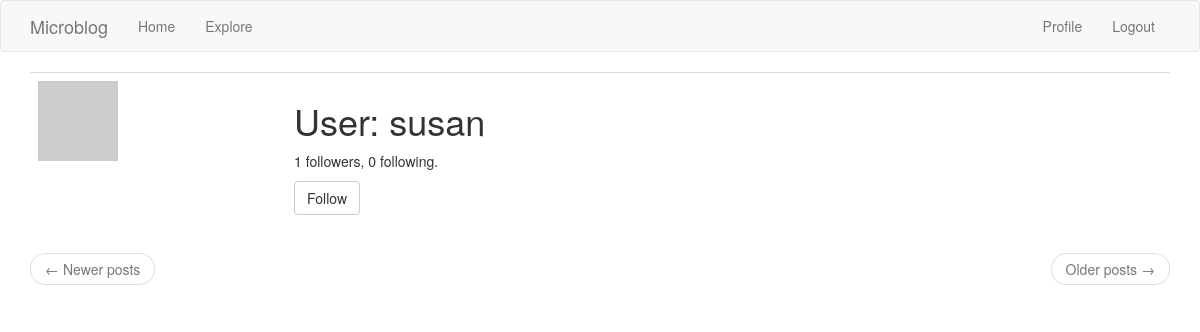
/user/susan (signed in), run on an earlier commit of the app's database.
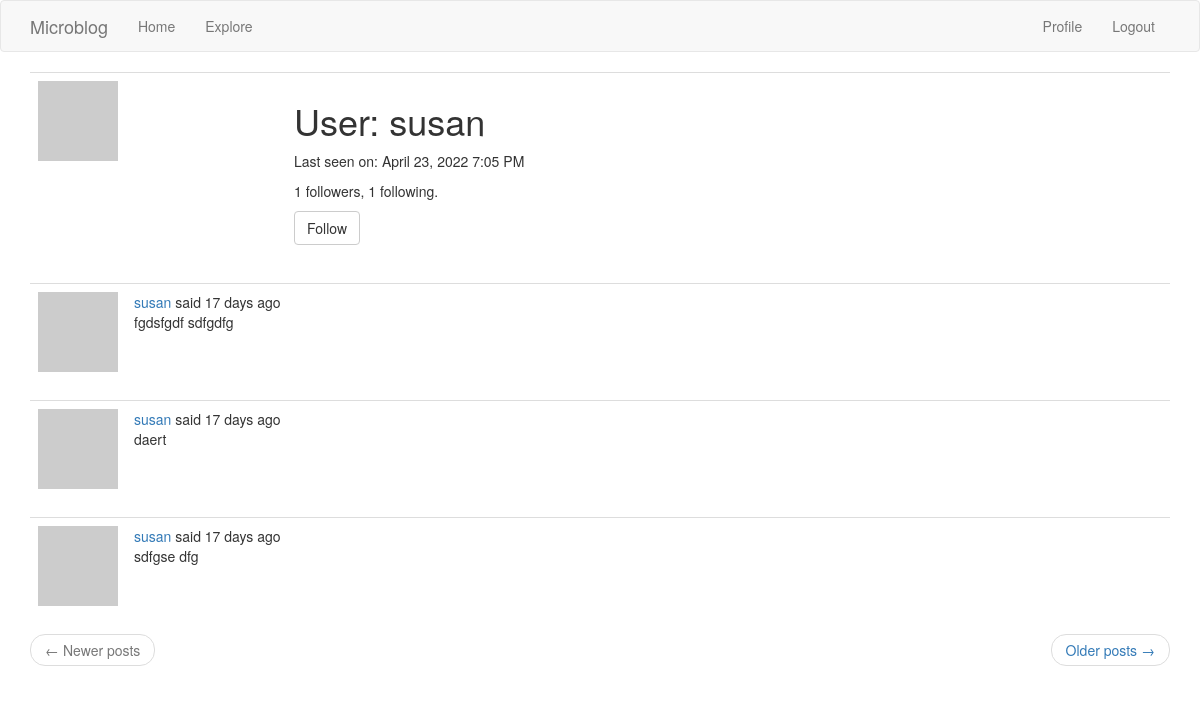
And on a later commit of the database.
### app/models.py (models this page shows, shortened)
class User(UserMixin, db.Model):
    id = db.Column(db.Integer, primary_key=True)
    username = db.Column(db.String(64), index=True, unique=True)
    email = db.Column(db.String(120), index=True, unique=True)
    password_hash = db.Column(db.String(128))
    posts = db.relationship('Post', backref='author', lazy='dynamic')
    about_me = db.Column(db.String(140))
    last_seen = db.Column(db.DateTime, default=datetime.utcnow)
    followed = db.relationship(
        'User', secondary=followers,
        primaryjoin=(followers.c.follower_id == id),
        secondaryjoin=(followers.c.followed_id == id),
        backref=db.backref('followers', lazy='dynamic'), lazy='dynamic')
    def avatar(self, size):
        digest = md5(self.email.lower().encode('utf-8')).hexdigest()
        return f'https://www.gravatar.com/avatar/{digest}?d=identicon&s={size}'
    def is_following(self, user):
        return self.followed.filter(followers.c.followed_id == user.id).count() > 0

class Post(db.Model):
    id = db.Column(db.Integer, primary_key=True)
    body = db.Column(db.String(140))
    timestamp = db.Column(db.DateTime, index=True, default=datetime.utcnow)
    user_id = db.Column(db.Integer, db.ForeignKey('user.id'))
    language = db.Column(db.String(5))

### app/routes.py (the view)
@app.route('/user/<username>')
@login_required
def user(username):
    _user = User.query.filter_by(username=username).first_or_404()
    page = request.args.get('page', 1, type=int)
    posts = _user.posts.order_by(Post.timestamp.desc()).paginate(page, app.config['POSTS_PER_PAGE'], False)
    next_url = url_for('user', username=_user.username, page=posts.next_num) if posts.has_next else None
    prev_url = url_for('user', username=_user.username, page=posts.prev_num) if posts.has_prev else None
    form = EmptyForm()
    return render_template('user.html', user=_user, posts=posts.items, next_url=next_url, prev_url=prev_url, form=form)

### app/forms.py
class EmptyForm(FlaskForm):
    submit = SubmitField('Submit')

### app/models.py (called while the page is built)
@login.user_loader
def load_user(_id):
    return User.query.get(int(_id))

### app/routes.py (called while the page is built)
@app.before_request
def before_request():
    if current_user.is_authenticated:
        current_user.last_seen = datetime.utcnow()
        db.session.commit()
    g.locale = str(get_locale())

### app/templates/user.html (shortened to what this page needs)
{% extends "base.html" %}
{% block app_content %}
    <table class="table table-hover">
        <tr>
            <td width="256px"><img src="{{ user.avatar(256) }}"></td>
            <td>
                <h1>User: {{ user.username }}</h1>
                {% if user.last_seen %}<p>Last seen on: {{ moment(user.last_seen).format('LLL') }}</p>{% endif %}
                <p>{{ user.followers.count() }} followers, {{ user.followed.count() }} following.</p>
                {% if user == current_user %}
                    <p><a href="{{ url_for('edit_profile') }}">Edit your profile</a></p>
                {% elif not current_user.is_following(user) %}
                    <p>
                    <form action="{{ url_for('follow', username=user.username) }}" method="post">
                        {{ form.submit(value='Follow', class_='btn btn-default') }}
                    </form>
                    </p>
                {% endif %}
            </td>
        </tr>
    </table>
    {% for post in posts %}
        {% include "_post.html" %}
    {% endfor %}
    <nav aria-label="...">
        <ul class="pager">
            <li class="previous{% if not prev_url %} disabled{% endif %}">
                <a href="{{ prev_url or '#' }}">
                    <span aria-hidden="true">&larr;</span> Newer posts
                </a>
            </li>
            <li class="next{% if not next_url %} disabled{% endif %}">
                <a href="{{ next_url or '#' }}">
                    Older posts <span aria-hidden="true">&rarr;</span>
                </a>
            </li>
        </ul>
    </nav>
{% endblock %}

### app/templates/base.html (shortened to what this page needs)
{% extends 'bootstrap/base.html' %}
{% block navbar %}
    <nav class="navbar navbar-default">
        <div class="container">
            <div class="navbar-header">
                <a class="navbar-brand" href="{{ url_for('index') }}">Microblog</a>
            </div>
            <div class="collapse navbar-collapse" id="bs-example-navbar-collapse-1">
                <ul class="nav navbar-nav">
                    <li><a href="{{ url_for('index') }}">Home</a></li>
                    <li><a href="{{ url_for('explore') }}">Explore</a></li>
                </ul>
                <ul class="nav navbar-nav navbar-right">
                    {% if current_user.is_anonymous %}
                        <li><a href="{{ url_for('login') }}">Login</a></li>
                    {% else %}
                        <li><a href="{{ url_for('user', username=current_user.username) }}">Profile</a></li>
                        <li><a href="{{ url_for('logout') }}">Logout</a></li>
                    {% endif %}
                </ul>
            </div>
        </div>
    </nav>
{% endblock %}
{% block content %}
    <div class="container">
        {% block app_content %}{% endblock %}
    </div>
{% endblock %}

### app/templates/_post.html (shortened to what this page needs)
<table class="table table-hover">
    <tr>
        <td width="70px">
            <a href="{{ url_for('user', username=post.author.username) }}">
                <img src="{{ post.author.avatar(70) }}"/>
            </a>
        </td>
        <td>
            {{ _('%(username)s said %(when)s', username=user_link, when=moment(post.timestamp).fromNow()) }}
            <br>
            <span id="post{{ post.id }}">{{ post.body }}</span>
        </td>
    </tr>
</table>

What changed in the data, as far as the page shows it:
changed User "susan": last_seen (not shown) → "April 23, 2022 7:05 PM"
added Post: body "fgdsfgdf sdfgdfg"
added Post: body "daert"
added Post: body "sdfgse dfg"
Also different on the page:
{{ user.followed.count() }}: "0" → "1"
text now shown: "Last seen on:"
